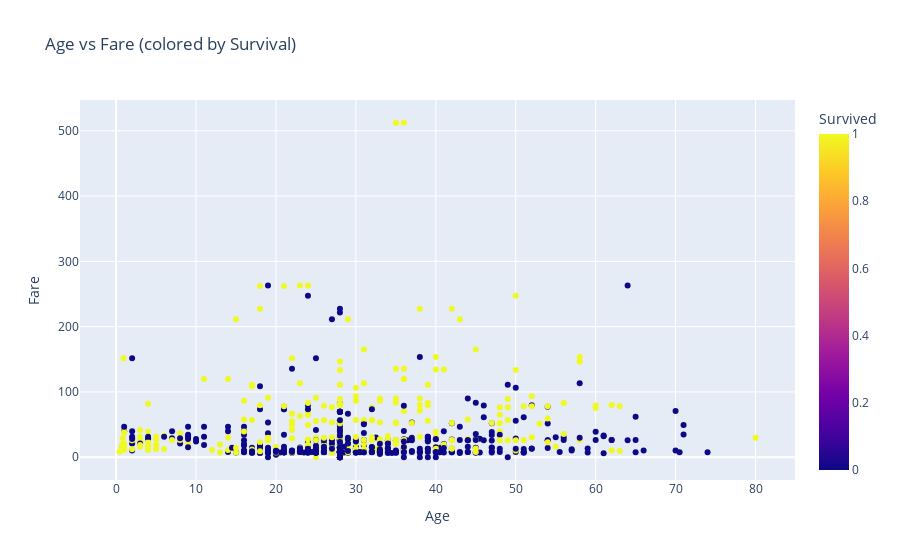

This figure's notebook cell:
### Markdown cell above
13. Interactive scatter plot (Age vs Fare)

### Code cell
fig = px.scatter(df, x='Age', y='Fare', color='Survived',
                 title='Age vs Fare (colored by Survival)',
                 hover_data=['Sex', 'Pclass'])
fig.show()

### Figure 1 — Plotly figure (JSON) as saved in the notebook; plotly's stock layout.template omitted (floating-point values rounded to 4 significant figures; data arrays with more than 128 entries replaced by an {"elided": "..."} marker saying what was removed)
{"data": [{"customdata": {"elided": "891x2 mixed values"}, "hovertemplate": "Age=%{x}<br>Fare=%{y}<br>Sex=%{customdata[0]}<br>Pclass=%{customdata[1]}<br>Survived=%{marker.color}<extra></extra>", "legendgroup": "", "marker": {"color": {"elided": "891 int values"}, "coloraxis": "coloraxis", "symbol": "circle"}, "mode": "markers", "name": "", "orientation": "v", "showlegend": false, "type": "scatter", "x": {"elided": "891 float values"}, "xaxis": "x", "y": {"elided": "891 float values"}, "yaxis": "y"}], "layout": {"coloraxis": {"colorbar": {"title": {"text": "Survived"}}, "colorscale": [[0, "#0d0887"], [0.1111, "#46039f"], [0.2222, "#7201a8"], [0.3333, "#9c179e"], [0.4444, "#bd3786"], [0.5556, "#d8576b"], [0.6667, "#ed7953"], [0.7778, "#fb9f3a"], [0.8889, "#fdca26"], [1, "#f0f921"]]}, "legend": {"tracegroupgap": 0}, "title": {"text": "Age vs Fare (colored by Survival)"}, "xaxis": {"anchor": "y", "domain": [0, 1], "title": {"text": "Age"}}, "yaxis": {"anchor": "x", "domain": [0, 1], "title": {"text": "Fare"}}}}
